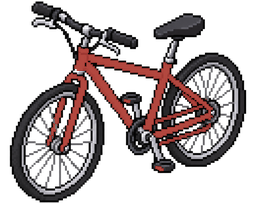
#> input picture TripTrack/Resources/Assets.xcassets/pixel_bicycle_red_matte.imageset/pixel_bicycle_red_matte@1x.png, 256 x 204 px; its folder holds 3 pictures in this run
$ python install_vehicle_sprites.py ../TripTrack/Resources/Assets.xcassets/pixel_bicycle_red_matte.imageset
#> lines starting #> are read from the running program, lines starting #| are printed output that depends on the picture
#!/usr/bin/env python3
"""Install the style x colour vehicle matrix into both asset catalogs.

Both, not one: the Live Activity is a separate target with its own catalog, and
a sprite present in the app but missing from the extension shows up as a blank
avatar on the Lock Screen and nowhere else — the quietest kind of bug there is.
`VehicleAvatarCatalogTests` fails the build when the two drift, and this script
is the thing that keeps them from drifting in the first place.
"""
import glob, json, os, shutil, sys
from PIL import Image

REPO = os.path.dirname(os.path.dirname(os.path.abspath(__file__)))
CATALOGS = [
    os.path.join(REPO, "TripTrack/Resources/Assets.xcassets"),
    os.path.join(REPO, "TripTrackLiveActivity/Assets.xcassets"),
]
# Largest render is the vehicle-detail hero at 64 pt; 256 px covers it at 3x
# with room for a bigger layout without shipping 1254 px of unseen detail.
LONGEST = 256

CONTENTS = {
    "images": [
        {"filename": None, "idiom": "universal", "scale": "1x"},
        {"idiom": "universal", "scale": "2x"},
        {"idiom": "universal", "scale": "3x"},
    ],
    "info": {"author": "xcode", "version": 1},
}


def set_bbox(srcs):
    """One bounding box for the whole set.

    Cropping each sprite to its own subject would make a hatchback and a van
    the same size on screen — and the proportions are exactly what tells the
    silhouettes apart. Cropping them all to the SAME box removes the shared
    empty margin (27% of the canvas height, which is why the cars looked small
    in their tiles) while leaving every relative difference intact.
    """
    import numpy as np
    x0 = y0 = 10 ** 9
    x1 = y1 = 0
    for f in srcs:
        a = np.array(Image.open(f).convert("RGBA"))
#> a is the input picture: shape (204, 256, 4); mean R, G, B, A 31.4, 22.8, 23, 92.4
        ys, xs = np.where(a[:, :, 3] > 16)
        if len(xs) == 0:
            continue
        x0, x1 = min(x0, xs.min()), max(x1, xs.max())
#> x0 = 9; x1 = 246
        y0, y1 = min(y0, ys.min()), max(y1, ys.max())
#> y0 = 1; y1 = 202
#> pass 2 of the loop in set_bbox, `for f in srcs:`:
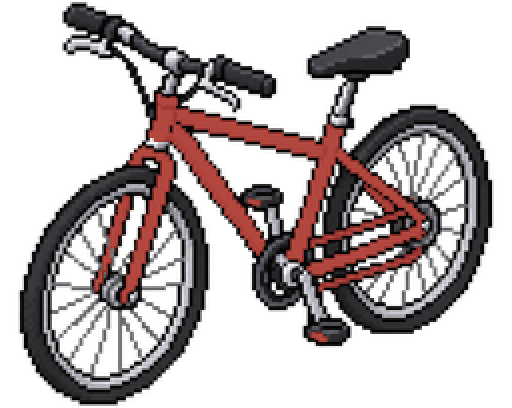
#> input picture TripTrack/Resources/Assets.xcassets/pixel_bicycle_red_matte.imageset/pixel_bicycle_red_matte@2x.png, 512 x 408 px
#> in set_bbox, a is the input picture: shape (408, 512, 4); mean R, G, B, A 31.4, 22.8, 23, 92.4
#> x1 = 493
#> y1 = 405
#> pass 3 of the loop in set_bbox, `for f in srcs:`:
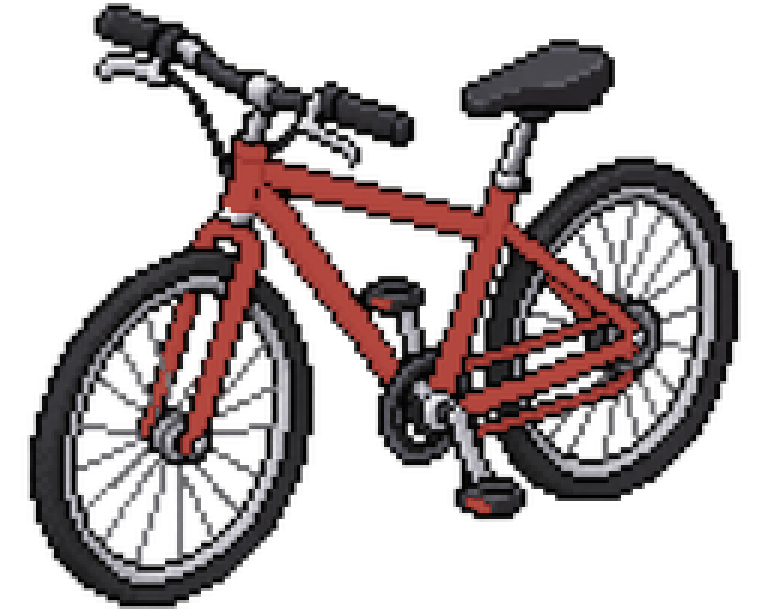
#> input picture TripTrack/Resources/Assets.xcassets/pixel_bicycle_red_matte.imageset/pixel_bicycle_red_matte@3x.png, 768 x 612 px
#> in set_bbox, a is the input picture: shape (612, 768, 4); mean R, G, B, A 31.4, 22.8, 23, 92.4
#> x1 = 740
#> y1 = 608
    pad = 6
    return (max(0, x0 - pad), max(0, y0 - pad), x1 + 1 + pad, y1 + 1 + pad)


def install(src, catalogs=CATALOGS, longest=LONGEST, box=None):
    name = os.path.splitext(os.path.basename(src))[0]
    im = Image.open(src).convert("RGBA")
    if box:
        im = im.crop(box)
    if max(im.size) > longest:
        im.thumbnail((longest, longest), Image.LANCZOS)
    written = 0
    for catalog in catalogs:
        imageset = os.path.join(catalog, f"{name}.imageset")
        os.makedirs(imageset, exist_ok=True)
        png = os.path.join(imageset, f"{name}.png")
        im.save(png, optimize=True)
        c = json.loads(json.dumps(CONTENTS))
        c["images"][0]["filename"] = f"{name}.png"
        with open(os.path.join(imageset, "Contents.json"), "w") as f:
            json.dump(c, f, indent=2)
            f.write("\n")
        written += os.path.getsize(png)
    return name, im.size, written


def prune(keep, catalogs=CATALOGS):
    """Remove pixel_* imagesets no longer in the matrix, so a silhouette that
    was dropped does not linger as dead weight in two targets."""
    removed = []
    for catalog in catalogs:
        for d in glob.glob(os.path.join(catalog, "pixel_*.imageset")):
            n = os.path.basename(d)[: -len(".imageset")]
            # Matte variants are generated separately for the app only.
            if n.endswith("_matte") and n[:-6] in keep and "TripTrackLiveActivity" not in catalog:
                continue
            if n not in keep:
                shutil.rmtree(d)
                removed.append(n)
    return sorted(set(removed))


def write_metrics(srcs, box):
    """Emit where each silhouette's ink actually sits inside the shared canvas.

    The whole set is cropped to ONE box so a van stays taller than a hatchback,
    which means every shorter silhouette carries empty air above it — 27% of the
    height for a saloon against 1% for a crossover. A view that centres the
    IMAGE therefore hangs the car off the bottom of its plate with a hole on
    top, which is exactly what the vehicle screen did.

    Generated rather than hand-written: these numbers change the moment a sprite
    is redrawn, and a stale table is a layout bug nobody would think to look for.
    """
    import numpy as np
    rows = {}
    for f in srcs:
        name = os.path.splitext(os.path.basename(f))[0]
        style = name[len("pixel_"):].rsplit("_", 1)[0]
        if style in rows:
            continue
        a = np.array(Image.open(f).convert("RGBA").crop(box))
        ys, _ = np.where(a[:, :, 3] > 16)
        h = a.shape[0]
        rows[style] = (ys.min() / h, (ys.max() + 1) / h)

    lines = [
        "// Generated by Tools/install_vehicle_sprites.py — do not edit by hand.",
        "//",
        "// Where each silhouette's ink sits inside the shared sprite canvas, as",
        "// fractions of the image height. The set is cropped to one box so the",
        "// vehicles keep their relative sizes, which leaves the shorter ones with",
        "// empty air above them. Anything that wants the CAR centred rather than",
        "// the IMAGE centred needs these.",
        "",
        "import Foundation",
        "",
        "public enum VehicleSpriteMetrics {",
        "    /// Height over width of the shared sprite canvas.",
        f"    public static let canvasAspect: Double = {(box[3]-box[1]) / (box[2]-box[0]):.4f}",
        "",
        "    /// (top, bottom) of the drawn area, 0 = image top.",
        "    public static func inkBounds(style: String) -> (top: Double, bottom: Double) {",
        "        switch style {",
    ]
    for style in sorted(rows):
        t, b = rows[style]
        lines.append(f'        case "{style}": return ({t:.4f}, {b:.4f})')
    lines += [
        "        default: return (0.0, 1.0)",
        "        }",
        "    }",
        "",
        "    /// The tallest silhouette's share of the image height.",
        "    ///",
        "    /// Lists pin their plates to this so rows keep one height. Sizing",
        "    /// each plate to its own vehicle is right for a hero and wrong for a",
        "    /// list, where a garage of a saloon and a crossover would step.",
        f"    public static let tallestInk: Double = {max(b - t for t, b in rows.values()):.4f}",
        "",
        "    /// How much of the image height the vehicle actually occupies.",
        "    public static func inkHeight(style: String) -> Double {",
        "        let b = inkBounds(style: style)",
        "        return max(0.05, b.bottom - b.top)",
        "    }",
        "",
        "    /// Offset, in image heights, that moves the ink's centre onto the",
        "    /// image's centre. Positive means «shift the image up».",
        "    public static func centeringOffset(style: String) -> Double {",
        "        let b = inkBounds(style: style)",
        "        return ((b.top + b.bottom) / 2) - 0.5",
        "    }",
        "}",
        "",
    ]
    dst = os.path.join(REPO, "TripTrackShared", "VehicleSpriteMetrics.swift")
    with open(dst, "w") as fh:
        fh.write("\n".join(lines))
    print(f"metrics for {len(rows)} silhouettes -> {os.path.relpath(dst, REPO)}")


if __name__ == "__main__":
    srcdir = sys.argv[1]
    srcs = sorted(glob.glob(os.path.join(srcdir, "pixel_*.png")))
    if not srcs:
        sys.exit(f"no pixel_*.png in {srcdir}")
    box = set_bbox(srcs)
#> box = (3, 0, 747, 615)
    print(f"set bbox {box[2]-box[0]}x{box[3]-box[1]} from {Image.open(srcs[0]).size[0]} px canvas")
#| set bbox 744x615 from 256 px canvas
    keep, total = set(), 0
    for s in srcs:
        name, size, written = install(s, box=box)
#> in install, `im = im.crop(box)`:
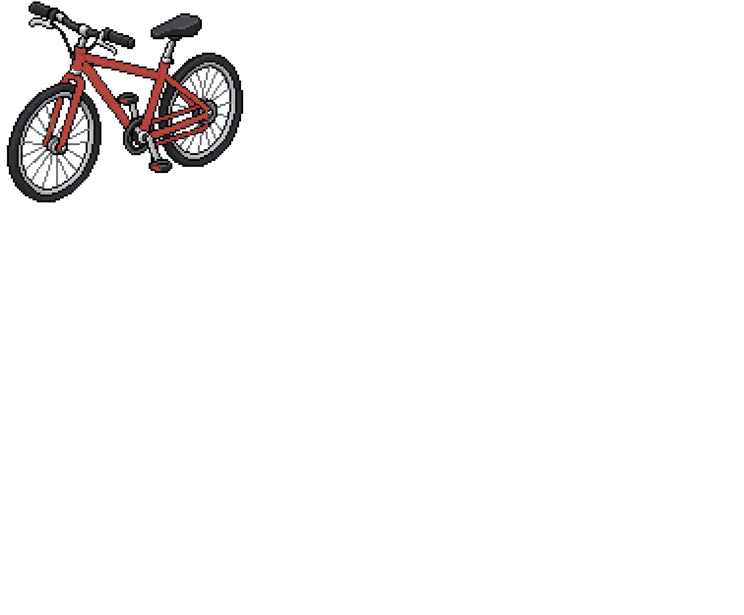
#> im: PIL image 744x615 RGBA; mean R, G, B, A 3.6, 2.6, 2.6, 10.6; transparent parts drawn white
#> in install, `im.thumbnail((longest, longest), Image.LANCZOS)`:
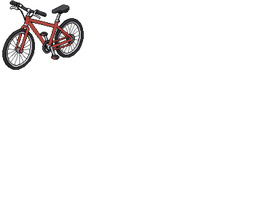
#> im: PIL image 256x212 RGBA; mean R, G, B, A 4.1, 3, 3.1, 10.6; transparent parts drawn white
#> after the loop in install, `for catalog in catalogs:`: written = 28198
#> name = 'pixel_bicycle_red_matte@1x'; size = (256, 212); written = 28198
        keep.add(name)
        total += written
#> total = 28198
#> pass 2 of the loop `for s in srcs:`:
#> in install (call 2), `im = im.crop(box)`:
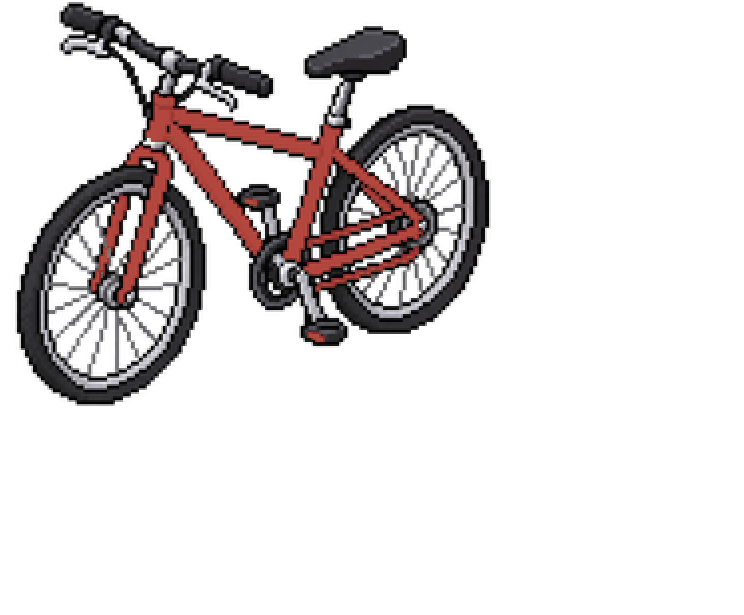
#> im: PIL image 744x615 RGBA; mean R, G, B, A 14.3, 10.4, 10.5, 42.2; transparent parts drawn white
#> in install (call 2), `im.thumbnail((longest, longest), Image.LANCZOS)`:
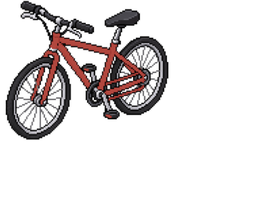
#> im: PIL image 256x212 RGBA; mean R, G, B, A 15.5, 11.4, 11.5, 42.3; transparent parts drawn white
#> the loop in install (call 2), `for catalog in catalogs:` made 2 passes
#> written on passes 1 to 2: 41317, 82634
#> after the loop in install (call 2), `for catalog in catalogs:`: written = 82634
#> `name, size, written = install(s, box=box)`: name = 'pixel_bicycle_red_matte@2x'; written = 82634
#> total = 110832
#> pass 3 of the loop `for s in srcs:`:
#> in install (call 3), `im = im.crop(box)`:
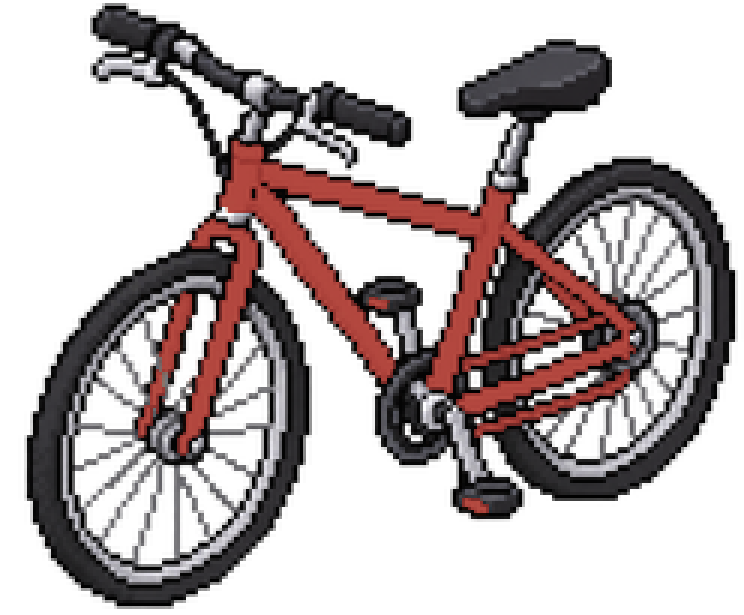
#> im: PIL image 744x615 RGBA; mean R, G, B, A 32.2, 23.4, 23.6, 95; transparent parts drawn white
#> in install (call 3), `im.thumbnail((longest, longest), Image.LANCZOS)`:
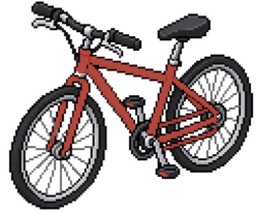
#> im: PIL image 256x212 RGBA; mean R, G, B, A 33.7, 24.7, 24.8, 95; transparent parts drawn white
#> the loop in install (call 3), `for catalog in catalogs:` made 2 passes
#> written on passes 1 to 2: 75162, 150324
#> after the loop in install (call 3), `for catalog in catalogs:`: written = 150324
#> `name, size, written = install(s, box=box)`: name = 'pixel_bicycle_red_matte@3x'; written = 150324
#> total = 261156
    # Prune only on an explicit flag. Pruning by default deletes every sprite
    # that is not in the batch being installed — which is correct when the
    # batch IS the whole matrix and destructive the moment somebody installs
    # one style on its own, as happened the first time this ran.
    write_metrics(srcs, box)
#> in write_metrics, `style = name[len("pixel_"):].rsplit("_", 1)[0]`: style = 'bicycle_red'
#> pass 2 of the loop in write_metrics, `for f in srcs:`:
#> pass 3 of the loop in write_metrics, `for f in srcs:`:
#> the loop in write_metrics, `for style in sorted(rows):` made 1 pass
#> (style, t, b) on pass 1: ('bicycle_red', 0.00163, 0.33)
#> after the loop in write_metrics, `for style in sorted(rows):`: lines = 18 items
#| metrics for 1 silhouettes -> TripTrackShared/VehicleSpriteMetrics.swift
    gone = prune(keep) if "--prune" in sys.argv else []
#> gone = []
    print(f"installed {len(keep)} sprites x 2 catalogs at {LONGEST} px — {total//1024} KB total")
#| installed 3 sprites x 2 catalogs at 256 px — 255 KB total
    if gone:
        print(f"pruned {len(gone)}: {', '.join(gone)}")
